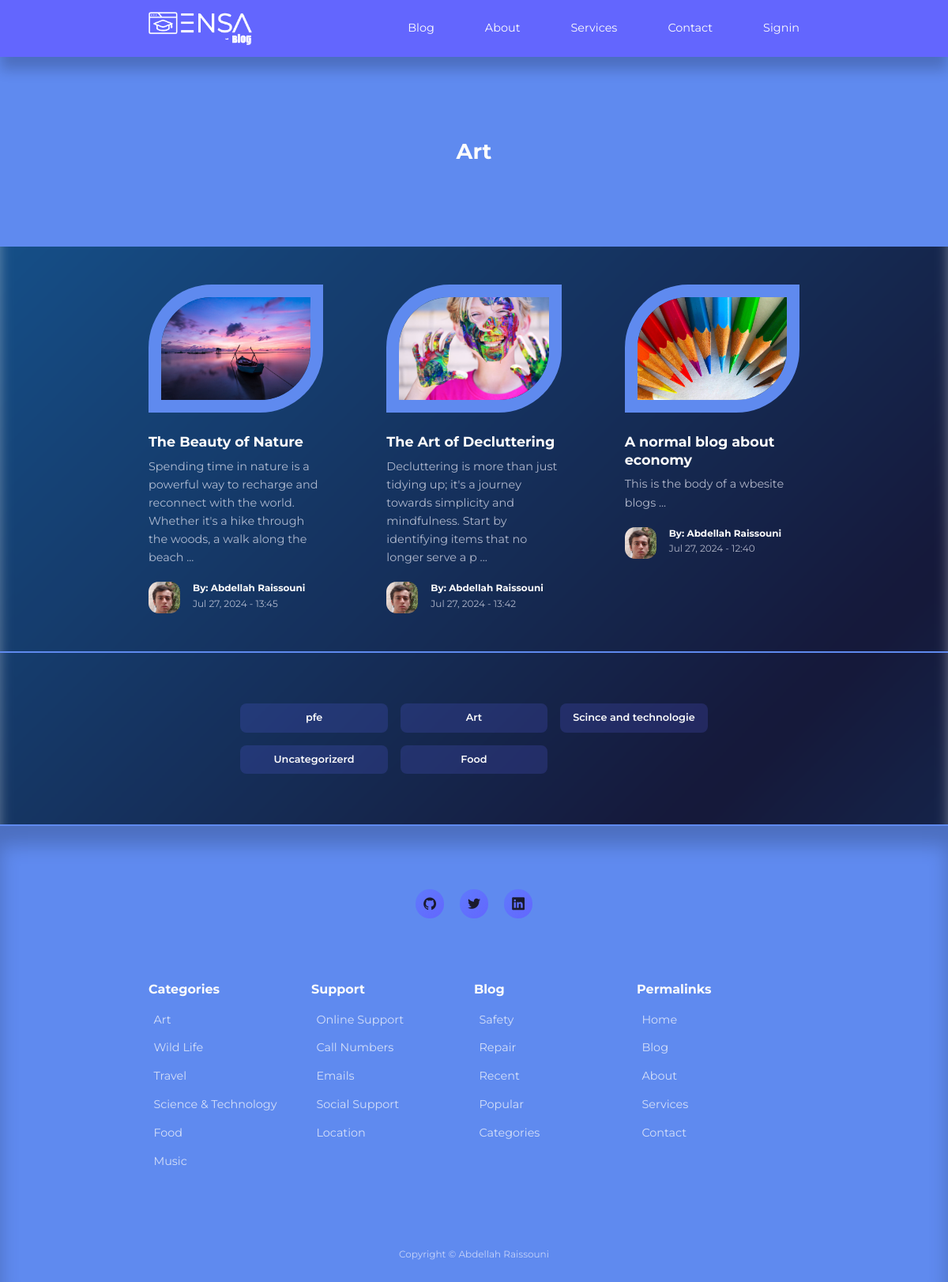
/category-posts.php?id=3, run on the app's committed database.
### tables this page shows
CREATE TABLE IF NOT EXISTS `categories` (
  `id` int UNSIGNED NOT NULL AUTO_INCREMENT,
  `title` varchar(50) NOT NULL,
  `description` text NOT NULL,
  PRIMARY KEY (`id`)
);

CREATE TABLE IF NOT EXISTS `posts` (
  `id` int UNSIGNED NOT NULL AUTO_INCREMENT,
  `title` varchar(255) NOT NULL,
  `body` text NOT NULL,
  `thumbnail` varchar(255) NOT NULL,
  `date_time` timestamp NOT NULL DEFAULT CURRENT_TIMESTAMP,
  `category_id` int UNSIGNED DEFAULT NULL,
  `author_id` int UNSIGNED NOT NULL,
  `is_featured` tinyint(1) NOT NULL,
  PRIMARY KEY (`id`),
  KEY `FK_blog_category` (`category_id`),
  KEY `FK_blog_author` (`author_id`)
);

CREATE TABLE IF NOT EXISTS `users` (
  `id` int UNSIGNED NOT NULL AUTO_INCREMENT,
  `firstname` varchar(50) NOT NULL,
  `lastname` varchar(50) NOT NULL,
  `username` varchar(50) NOT NULL,
  `email` varchar(100) NOT NULL,
  `password` varchar(255) NOT NULL,
  `avatar` varchar(255) NOT NULL,
  `is_admin` tinyint(1) NOT NULL,
  PRIMARY KEY (`id`)
);

### category-posts.php (the view, shortened to what this page needs)
<?php
include 'partials/header.php';
if (isset($_GET['id'])) {
    $id = filter_var($_GET['id'], FILTER_SANITIZE_NUMBER_INT);
    $query = "SELECT * FROM posts WHERE category_id=$id ORDER BY date_time DESC";
    $posts = mysqli_query($connection, $query);
} else {
    header('location: ' . ROOT_URL . 'blog.php');
    die();
}
?>
    <header class="category__title">
    <h2>
                <?php
                $category_query = "SELECT * FROM categories WHERE id=$id";
                $category_result = mysqli_query($connection, $category_query);
                $category = mysqli_fetch_assoc($category_result);
                echo $category['title']
                ?>
    </h2>
    </header>
<?php if (mysqli_num_rows($posts) > 0 ) : ?>
    <section class="posts">
        <div class="container posts__container">
            <?php while($post = mysqli_fetch_assoc($posts)) : ?>
            <article class="post">
                <div class="post__thumbnail">
                    <img src="./images/<?= $post['thumbnail'] ?>">
                </div>
                <div class="post_info">
                    <h3 class="post__title">
                        <a href="<?= ROOT_URL ?>post.php?id=<?= $post['id'] ?>"><?= $post['title'] ?></a>
                    </h3>
                    <p class="post__body">
                    <?= substr($post['body'], 0, 150) ?> ...
                    </p>
                    <div class="post__author">
                    <?php
                    $author_id = $post['author_id'];
                    $author_query = "SELECT * FROM users WHERE id=$author_id";
                    $author_result = mysqli_query($connection, $author_query);
                    $author = mysqli_fetch_assoc($author_result);
                    ?>
                        <div class="post__author-avatar">
                            <img src="./images/<?= $author['avatar'] ?>">
                        </div>
                        <div class="post__author-info">
                            <h5>By: <?= "{$author['firstname']} {$author['lastname']}" ?></h5>
                            <small>
                            <?= date("M d, Y - H:i", strtotime($post['date_time'])) ?>
                            </small>
                        </div>
                    </div>
                </div>
            </article>
            <?php endwhile ?>
        </div>
    </section>
<?php else : ?>
    <div class="alert__message error">
        <p>No posts found for this category.</p>
    </div>
    <?php endif ?>
    <section class="category__buttons">
        <div class="container category__buttons-container">
            <?php
                $all_categories_query = "SELECT * fROM categories";
                $all_categories = mysqli_query($connection, $all_categories_query);
            ?>
            <?php while($category = mysqli_fetch_assoc($all_categories)) : ?>
            <a href="<?= ROOT_URL ?>category-posts.php?id=<?= $category['id']?>" class="category__button"><?= $category['title'] ?></a>
            <?php endwhile ?>
        </div>
    </section>
<?php
include 'partials/footer.php';
?>

### css/styles.css (style rules this page uses)
:root { --color-primary: #6366fe; --color-primary-light: hsla(239, 99%, 70%, 0.18); --color-primary-variant: #5f7afc; --color-red: #e90000; --color-red-light: hsla(235, 97%, 69%, 0.15); --color-green: #27e40f; --color-green-light: hsla(225, 95%, 68%, 0.15); --color-gray-900: #5f8aef; --color-gray-700: #45a6e3; --color-gray-300: rgba(242, 242, 254, 0.3); --color-gray-200: rgba(242, 242, 254, 0.7); --color-white: #fcfcfc; --color-bg: linear-gradient(-45deg, #000428, #004e92, #000428, #004e92); --transition: all 300ms ease; --container-width-lg: 74%; --container-width-md: 88%; --form-width: 40%; --card-border-radius-1: 0.3rem; --card-border-radius-2: 0.5rem; --card-border-radius-3: 0.8rem; --card-border-radius-4: 2rem; --card-border-radius-5: 5rem; }
body { font-family: 'Montserrat', sans-serif; line-height: 1.6; color: var(--color-gray-200); overflow-x: hidden; font-size: 0.9rem; position: relative; }
body::before, body::after { content: ""; position: fixed; top: 0; left: 0; width: 100%; height: 100%; background: var(--color-bg); background-size: 200% 200%; animation: gradient 25s ease-in-out infinite; z-index: -1; }
body::before { filter: blur(8px); opacity: 0.8; }
body::after { filter: blur(4px); opacity: 0.6; transform: scale(1.1); }
* { margin: 0; padding: 0; outline: 0; border: 0; appearance: 0; list-style: none; text-decoration: none; box-sizing: border-box; }
.container { width: var(--container-width-lg); max-width: 1800px; margin-inline: auto; }
section { margin-top: 3rem; width: 100vw; }
h1, h2, h3, h4, h5 { color: var(--color-white); line-height: 1.3; }
h2 { font-size: 1.7rem; margin: 1rem 0; }
h3 { font-size: 1.1rem; margin: 0.8rem 0 0.5rem; }
a { color: var(--color-white); transition: var(--transition); }
img { display: block; width: 100%; object-fit: cover; }
.category__button { background: var(--color-primary-light); color: var(--color-white); display: inline-block; padding: 0.5rem 1rem; border-radius: var(--card-border-radius-2); font-weight: 600; font-size: 0.8rem; text-align: center; }
.post__thumbnail { border-radius: var(--card-border-radius-5) 0; border: 1rem solid var(--color-gray-900); overflow: hidden; margin-bottom: 1.6rem; }
.post__author { display: flex; gap: 1rem; margin-top: 1.2rem; }
.post__author-avatar { width: 2.5rem; height: 2.5rem; border-radius: var(--card-border-radius-3); overflow: hidden; }
.posts__container { display: grid; grid-template-columns: repeat(3, 1fr); gap: 5rem; margin-bottom: 5rem; }
.category__buttons { padding: 4rem 0; border-top: 2px solid var(--color-gray-900); border-bottom: 2px solid var(--color-gray-900); }
.category__buttons-container { width: fit-content; display: grid; grid-template-columns: repeat(3, 1fr); gap: 1rem; }
.category__title { height: 15rem; margin-top: 4.5rem; background: var(--color-gray-900); display: grid; place-items: center; }
.container { max-width: 1200px; margin: 0 auto; padding: 0 2rem; }
.container { max-width: 1200px; margin: 0 auto; padding: 0 2rem; position: relative; z-index: 1; }

### data on the page
categories: title "Art"
posts: thumbnail (picture), title "The Beauty of Nature", body "Spending time in nature is a powerful way to recharge and reconnect with the world. Whether it's a hike through the woods, a walk along the beach", author.avatar (picture), author.firstname "Abdellah", author.lastname "Raissouni", date_time "Jul 27, 2024 - 13:45"
posts: thumbnail (picture), title "The Art of Decluttering", body "Decluttering is more than just tidying up; it's a journey towards simplicity and mindfulness. Start by identifying items that no longer serve a p", author.avatar (picture), author.firstname "Abdellah", author.lastname "Raissouni", date_time "Jul 27, 2024 - 13:42"
posts: thumbnail (picture), title "A normal blog about economy", body "This is the body of a wbesite blogs", author.avatar (picture), author.firstname "Abdellah", author.lastname "Raissouni", date_time "Jul 27, 2024 - 12:40"
categories: title "pfe"
categories: title "Scince and technologie"
categories: title "Uncategorizerd"
categories: title "Food"
